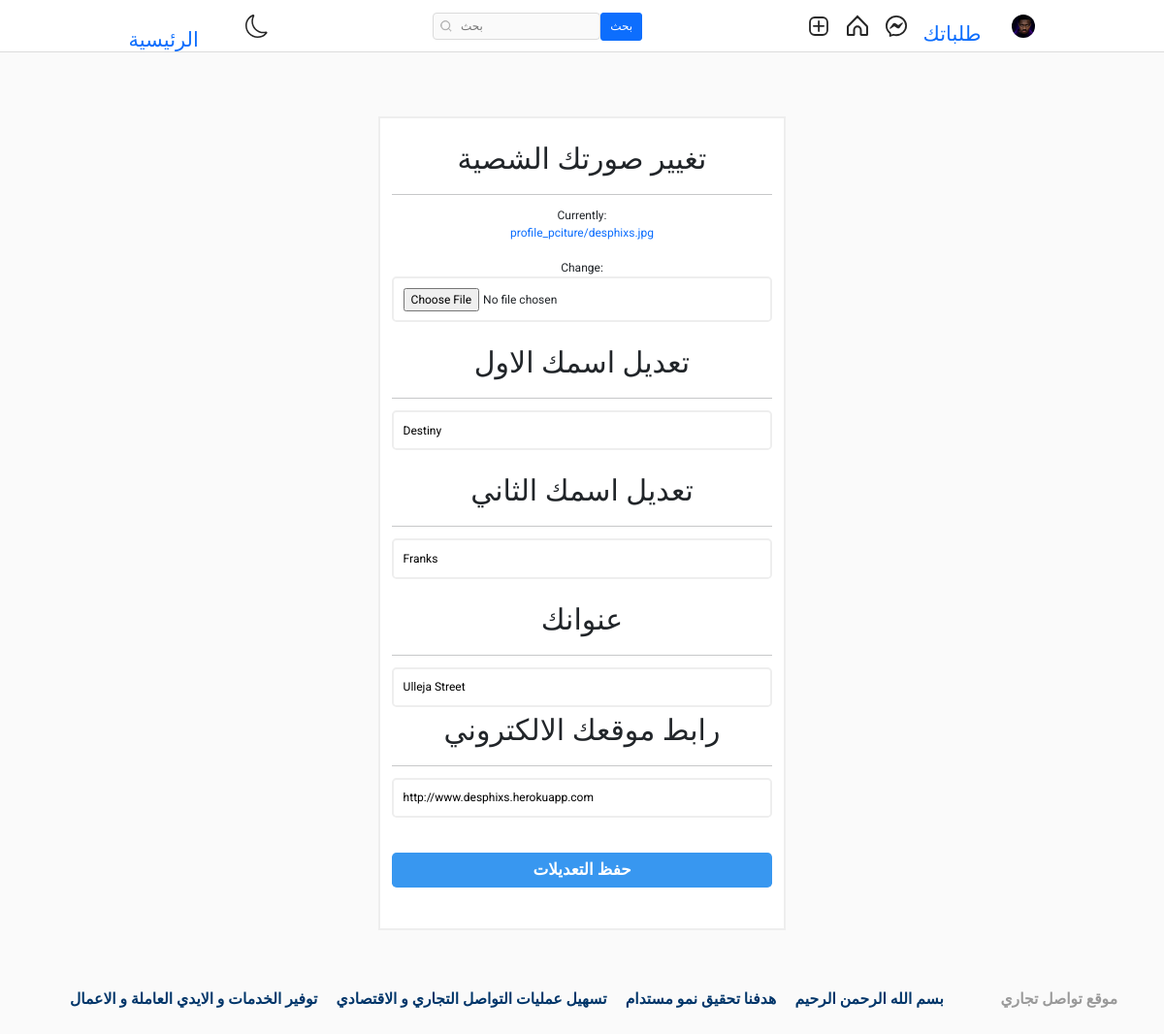
The page /users/profile/edit (signed in) on the database its author committed.
### authy/models.py (models this page shows, shortened)
class Profile(models.Model):
    user = models.OneToOneField(User, related_name='profile', on_delete=models.CASCADE)
    image = models.ImageField(upload_to="profile_pciture", null=True, default="default.jpg")
    first_name = models.CharField(max_length=200, null=True, blank=True)
    last_name = models.CharField(max_length=200, null=True, blank=True)
    bio = models.CharField(max_length=200, null=True, blank=True)
    location = models.CharField(max_length=200, null=True, blank=True)
    locationY = models.FloatField(max_length=2, null=True, blank=True)
    locationX = models.FloatField(max_length=200, null=True, blank=True)
    url = models.URLField(max_length=200, null=True, blank=True)
    favourite = models.ManyToManyField(Post, blank=True)
    im_on = models.BooleanField(default=False, null=True)
    castmr_on = models.BooleanField(default=False, null=True)
    serch = models.CharField(max_length=200, null=True, blank=True)
    t = models.BooleanField(default=False, null=True)
    w = models.BooleanField(default=False, null=True)
    b = models.BooleanField(default=False, null=True)
    g = models.BooleanField(default=False, null=True)
    a = models.BooleanField(default=False, null=True)

### authy/views.py (the view)
# urls.py: path('profile/edit', EditProfile, name="editprofile"),
def EditProfile(request):
    user = request.user.id
    profile = Profile.objects.get(user__id=user)
    if request.method == "POST":
        form = EditProfileForm(request.POST, request.FILES, instance=request.user.profile)
        if form.is_valid():
            profile.image = form.cleaned_data.get('image')
            profile.first_name = form.cleaned_data.get('first_name')
            profile.last_name = form.cleaned_data.get('last_name')
            profile.location = form.cleaned_data.get('location')
            profile.locationY = form.cleaned_data.get('locationY')
            profile.locationX = form.cleaned_data.get('locationX')
            profile.url = form.cleaned_data.get('url')
            profile.bio = form.cleaned_data.get('bio')
            profile.im_on = form.cleaned_data.get('im_on')
            profile.castmr_on = form.cleaned_data.get('castmr_on')
            profile.t = form.cleaned_data.get('t')
            profile.w = form.cleaned_data.get('w')
            profile.g = form.cleaned_data.get('g')
            profile.b = form.cleaned_data.get('b')
            profile.a = form.cleaned_data.get('a')
            profile.save()
            return redirect('profile', profile.user.username)
    else:
        form = EditProfileForm(instance=request.user.profile)
    context = {
        'form': form,
    }
    return render(request, 'editprofile.html', context)

### templates/editprofile.html (shortened to what this page needs)
{% extends 'base.html' %}
{% load static %}
{% load crispy_forms_tags %}
{% block content %}
<br><br>
<!DOCTYPE html>
<html lang="en">
<head>
  <link rel="stylesheet" href="{% static 'assets2/style.css' %}">
</head>
<body>
  <div id="wrapper">
    <div class="container">
      <div class="form-data">
        <form action="" method="POST" enctype="multipart/form-data">
          <h1>تغيير صورتك الشصية</h1><hr>
          {{form.image}} <br>
          <h1>تعديل اسمك الاول</h1><hr>
		  {{form.first_name}} <br>
          <h1>تعديل اسمك الثاني</h1><hr>
		  {{form.last_name}} <br>
                    <h1>عنوانك</h1><hr>
		  {{form.location}}
          <h1>رابط موقعك الالكتروني</h1><hr>
		  {{form.url}} <br>
          <button class="form-btn" type="submit">حفظ التعديلات </button>
        </form>
      </div>
    </div>
    <footer>
      <div class="container">
        <nav class="footer-nav">
          <ul>
            <li>
              <a href="#">توفير الخدمات و الايدي العاملة  و الاعمال</a>
            </li>
            <li>
              <a href="#">تسهيل عمليات التواصل التجاري و الاقتصادي</a>
            </li>
            <li>
              <a href="#">هدفنا تحقيق نمو مستدام</a>
            </li>
            <li>
              <a href="#">بسم الله الرحمن الرحيم</a>
            </li>
          </ul>
        </nav>
        <div class="copyright-notice">
          موقع تواصل تجاري
        </div>
      </div>
    </footer>
  </div>
</body>
</html>
{% endblock content %}

### templates/base.html (shortened to what this page needs)
{% load static %}
<!DOCTYPE html>
<html lang="en">
<head>
    <link rel="stylesheet" href="https://cdn.jsdelivr.net/npm/bootstrap-icons@1.8.1/font/bootstrap-icons.css">
    <link href="https://cdn.jsdelivr.net/npm/bootstrap@5.1.3/dist/css/bootstrap.min.css" rel="stylesheet">
    <link rel="stylesheet" type="text/css" href="{% static 'assets1/style.css' %}">
</head>
<body>
    <header class="header">
        <nav class="header__content">
            <div class="header__buttons">
                <a href="{% url 'index' %}" class="header__home">
                    <svg width="104" height="30" viewBox="0 0 104 30" fill="none" xmlns="http://www.w3.org/2000/svg"> <h3>الرئيسية</h3>
                    </svg>
                </a>
                <button class="header__theme-button" title="Toggle Theme">
                </button>
            </div>
            <form action="{% url 'search-users' %}" method="GET">
                <div class="header__search">
                    <input type="text" placeholder="بحث" name="q" value="{{ request.GET.q }}">
                    <button class="btn btn-primary" type="submit">بحث</button>
                </div>
            </form>
            <div class="header__buttons header__buttons--desktop">
                <a href="{% url 'newpost' %}">
                </a>
                <a href="{% url 'index' %}">
                </a>
                <a href="{% url 'message' %}">
                </a>
                <a href="{% url 'editprofilee' %}">
                    <svg width="24" height="24" viewBox="0 0 24 24" fill="none" xmlns="http://www.w3.org/2000/svg">
<h3>طلباتك</h3>
                    </svg>
                </a>
                <a href="">
                    <button class="profile-button">
                        <a href="{% url 'profile' request.user %}">
                            <div class="profile-button__picture">
                                <img src="{{request.user.profile.image.url}}" alt="User Picture">
                            </div>
                        </a>
                    </button>
                </a>
            </div>
        </nav>
    </header>
    {% block content %}
    {% endblock content %}
</body>
</html>

### static/assets1/style.css (style rules this page uses)
*, *::after, *::before { box-sizing: border-box; margin: 0; padding: 0; }
*, button, input, select, textarea { font-family: 'Roboto', sans-serif; }
:root { --primary: hsl(0, 0%, 100%); --secondary: hsl(0, 0%, 98%); --border: hsl(0, 0%, 86%); --story-border: hsl(0, 0%, 78%); --img-border: hsla(0, 0%, 0%, 0.1); --text-dark: hsl(0, 0%, 15%); --text-light: hsl(0, 0%, 60%); --like: hsl(355, 82%, 61%); --link: hsl(204, 100%, 48%); --header-height: 44px; --nav-height: 44px; }
body { min-height: 100vh; display: flex; flex-direction: column; overflow-y: auto; }
svg { display: block; }
img { max-width: 100%; }
.header { width: 100%; height: var(--header-height); background-color: var(--primary); display: flex; justify-content: center; position: fixed; top: 0; left: 0; z-index: 2; }
.header::after { content: ''; position: absolute; bottom: 0; width: 100%; height: 1px; background-color: var(--border); }
.header__content { width: 100%; max-width: 975px; padding: 0 14px; display: flex; justify-content: space-between; align-items: center; }
.header__home { margin-top: 5px; }
.header__theme-button { background-color: transparent; border: none; cursor: pointer; }
.header__theme-button-moon { display: unset; }
.header__search { width: 216px; height: 28px; display: none; align-items: center; position: relative; }
.header__search svg { width: 12px; height: 12px; position: absolute; left: 8px; }
.header__search input { width: 100%; height: 100%; background-color: var(--secondary); padding: 4px 10px 4px 28px; border: 1px solid var(--border); border-radius: 4px; outline: none; font-size: 12px; font-weight: 300; text-decoration: none; color: var(--text-light); text-overflow: ellipsis; overflow: hidden; white-space: nowrap; }
.header__buttons { display: flex; align-items: center; gap: 16px; }
.profile-button { background-color: transparent; border: none; outline: none; cursor: pointer; position: relative; }
.profile-button__picture { width: 24px; height: 24px; border-radius: 50%; overflow: hidden; position: relative; }
.profile-button__picture::after { content: ''; position: absolute; top: 0; bottom: 0; left: 0; right: 0; border: 1px solid var(--img-border); border-radius: 50%; }
@media (min-width: 768px) { :root { --header-height: 54px; --nav-height: 0px; } }
@media (min-width: 768px) { .header__content { padding: 0 20px; } }
@media (min-width: 768px) { .header__search { display: flex; } }

### static/assets2/style.css (style rules this page uses)
*, *::before, *::after { margin: 0; padding: 0; box-sizing: inherit; }
html { font-size: 12px; box-sizing: border-box; }
img { width: 100%; max-width: 100%; height: 100%; }
a { text-decoration: none; }
body { background-color: #fafafa; }
#wrapper { width: 100%; height: 100vh; display: flex; flex-direction: column; justify-content: space-between; padding-top: 5rem; }
.container { width: 100%; max-width: 93.5rem; margin: 1rem auto 0; }
#wrapper > .container { display: flex; padding: 0 2rem; }
.form-data { width: 100%; max-width: 35rem; margin-top: 1rem; margin-left: auto; margin-right: auto; display: block; }
.form-data form { background-color: #fff; border: 2px solid #eee; display: flex; flex-direction: column; padding: 2rem 1rem; text-align: center; }
.form-data form input { padding: .8rem; margin-bottom: .5rem; border: 2px solid #eee; border-radius: .4rem; }
.form-btn { margin: 1rem 0 1.5rem; height: 3rem; background-color: #3897f0; font-size: 1.4rem; font-weight: bold; color: #fff; border: none; border-radius: .4rem; cursor: pointer; }
footer { padding: 5rem 0; }
footer .container { display: flex; justify-content: space-between; font-weight: bold; text-transform: uppercase; font-size: 1.3rem; margin-top: 0; flex-wrap: wrap; }
.footer-nav ul { display: flex; flex-wrap: wrap; list-style: none; }
.footer-nav ul li { margin-right: 1.6rem; }
.footer-nav ul li a { color: #003569; }
.copyright-notice { color: #999999; }

### rows shown on the page
Profile: first_name "Destiny", last_name "Franks", location "Ulleja Street", url "http://www.desphixs.herokuapp.com"
